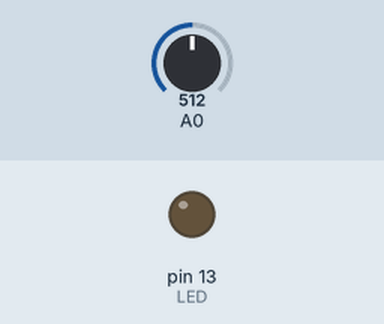
Bench run of a sketch on a simulated Arduino Uno, built with avr-gcc and run on an emulated ATmega328P. On the bench: output pins drawn as LEDs (lit = HIGH). Inputs (shaded band) come from the test bench; at power-on: A0 = 512.

Above: at 1.2 s.
1.3 s: A0 set to 684
2.8 s: A0 set to 708
At 3.9 s:
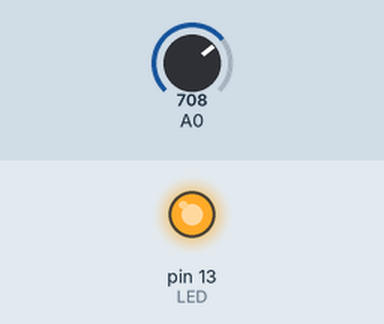
4.3 s: A0 set to 690
At 5.0 s:
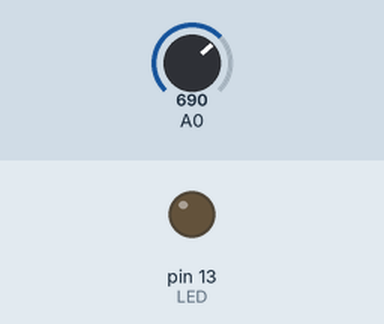
5.8 s: A0 set to 710
At 6.2 s:
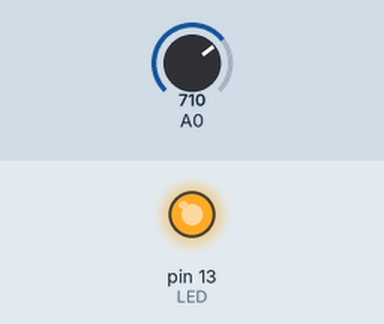
Timing chart, 0 to 8.3 s (numbered marks = the images above; inputs shaded):
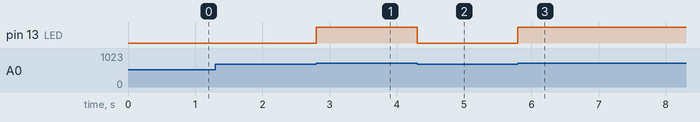

The sketch:

diy8_2.ino
```cpp
// 動手做8-2：使用光敏電阻製作小夜燈

const byte LED = 13;
const byte CdS = A0;

void setup()
{
  pinMode(LED, OUTPUT);
}
void loop()
{
  int val;
  val = analogRead(A0);
  if (val >= 700)
  {
    digitalWrite(13, HIGH);
  }
  else
  {
    digitalWrite(13, LOW);
  }
}
```

Measured:
- the behaviour switches between 699 and 700 on A0 (found by bisection; images 0 and 1)
- after the input at 1.3 s, every drawn part: stays the same
- after the input at 2.8 s, pin 13 (LED): LOW → HIGH at once
- after the input at 4.3 s, pin 13 (LED): HIGH → LOW at once
- after the input at 5.8 s, pin 13 (LED): LOW → HIGH at once
